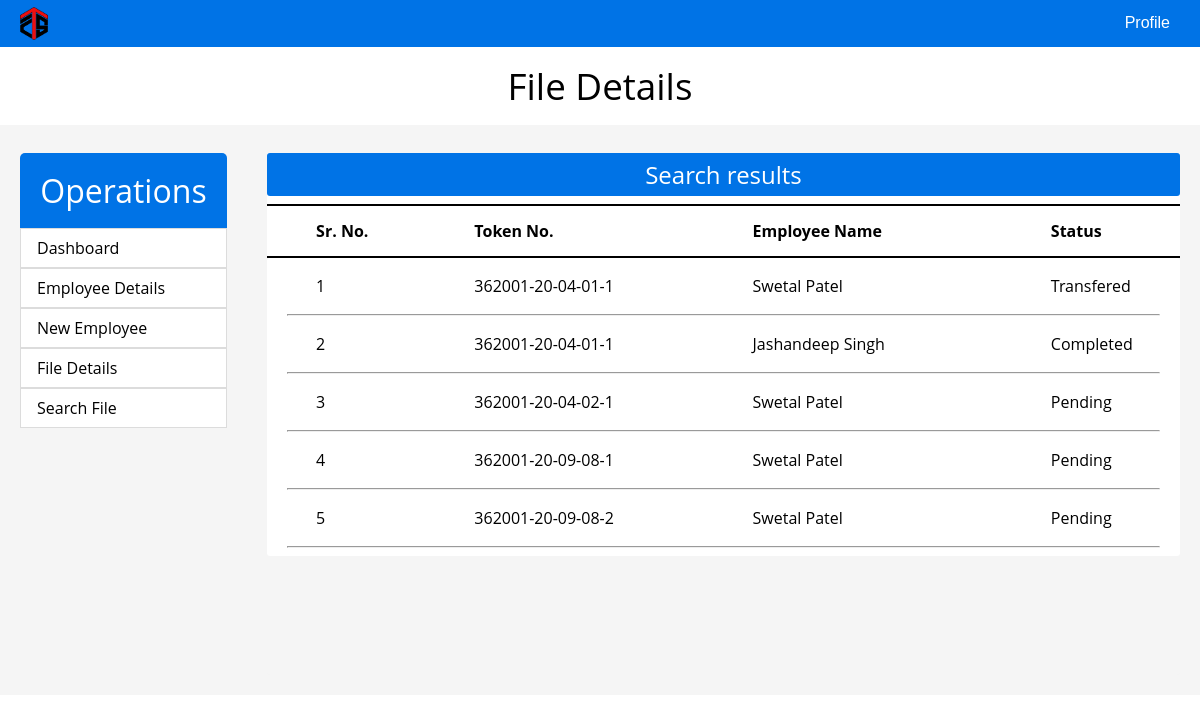
The app's page /admin/searchresulta.php with its own data.
### tables this page shows
CREATE TABLE `document_status` (
  `document_id` int(11) NOT NULL,
  `token_id` varchar(20) NOT NULL,
  `department_id` int(20) NOT NULL,
  `status` char(15) NOT NULL,
  `apply_date` date NOT NULL,
  `complete_date` date NOT NULL,
  `document_comment` varchar(250) NOT NULL,
  `from_employee_id` int(10) DEFAULT NULL,
  `c_employee_id` int(20) NOT NULL,
  `to_employee_id` int(10) DEFAULT NULL
);

CREATE TABLE `employee_details` (
  `employee_id` int(6) NOT NULL,
  `employee_name` varchar(60) NOT NULL,
  `department_id` int(3) NOT NULL,
  `gender` char(1) NOT NULL,
  `contact_no` bigint(10) NOT NULL,
  `designation` varchar(30) NOT NULL,
  `address` varchar(250) NOT NULL,
  `pincode` int(6) NOT NULL,
  `email_id` varchar(40) NOT NULL,
  `role` int(2) NOT NULL
);

### admin/searchresulta.php (the view)
<?php include("headera.php");?>
<link rel="stylesheet" href="assets/css/basic.css" />
</head>
<body>
  <section>
      <?php include("menua.php");?>
  </section>
  <section>
    <h1>File Details</h1>
    <div class="container">
      <div class="operations">
        <ul>
          <li>Operations</li>
        </ul>
        <div class="op-items"><a href="indexa.php">Dashboard</a></div>
        <div class="op-items"><a href="employeedetailsa.php">Employee Details</a></div>
        <div class="op-items"><a href="newemployeea.php">New Employee</a></div>
        <div class="op-items"><a href="filedetailsa.php">File Details</a></div>
        <div class="op-items"><a href="searcha.php">Search File</a></div>
      </div>
      <div class="info">
        <div class="details-container">
          <div class="details-title">
            <h2>Search results</h2>
          </div>
        <div class="row-details" style="border-top:2px solid black;
          border-bottom:2px solid black;">
            <div class="span sr"><h4>Sr. No.</h4></div>
            <div class="span token-id"><h4>Token No.</h4></div>
            <div class="span name"><h4>Employee Name</h4></div>
            <div class="span status"><h4>Status</h4></div>
          </div>
        </div>
            <div class="details">
            <?php
              include("../dao.php");
              $count = 1;
              $sql = "select token_id,c_employee_id,status from document_status";
              $result = mysqli_query($connection,$sql);
              while($row = mysqli_fetch_assoc($result)){
              $employee_id = $row['c_employee_id'];
              $employeesql = "select employee_name from employee_details where employee_id='$employee_id'";
              $result2 = mysqli_query($connection,$employeesql);
              $row2 = mysqli_fetch_assoc($result2);
              ?>
              <div class="row-details">
                <div class="span sr"><?php echo $count;?></div>
                <div class="span token-id"><?php echo $row['token_id']; ?></div>
                <div class="span name"><?php echo $row2['employee_name']; ?></div>
                <div class="span status"><?php echo $row['status']; ?></div>
              </div>
                <hr class="special-hr">
              <?php
              $count = $count + 1;
              }
              ?>
        </div>
      </div>
    </div>
  </section>
</body>
</html>

### admin/assets/css/stylea.css (style rules this page uses)
html { scroll-behavior: smooth; }
* { box-sizing: border-box; }
body { margin: 0; padding: 0; font-family: "Open sans", sans-serif; }

### admin/assets/css/basic.css (style rules this page uses)
h1 { padding: 0; line-height: 3rem; text-align: center; margin: 15px; font-size: 2.3rem; font-weight: 400; }
h2 { padding: 5px 0px; margin: 0px 0px; font-weight: 400; }
h4 { padding: 5px 0px; margin: 0px 0px; }
.container { position: fixed; height: 570px; display: flex; margin: 0; padding: 0.5rem 0 0 0; background-color: rgb(245, 245, 245); width: 100%; }
.operations { width: 17rem; height: 15rem; margin: 20px; border-radius: 5px; background-color: rgb(0, 115, 230); }
.operations ul { margin: 0px 0px; padding: 0px 0px 0px 0px; }
.operations li { list-style: none; border-top-left-radius: 5px solid rgb(220, 220, 220); border-top-right-radius: 5px solid rgb(220, 220, 220); padding: 1rem; color: white; font-size: 2rem; text-align: center; }
.op-items a { display: block; text-decoration: none; background-color: white; color: black; font-size: 1rem; margin: 0px 0px; width: 100%; border: 0.4px solid rgb(220, 220, 220); padding: 0.5rem 0.5rem 0.5rem 1rem; text-align: left; }
.info { margin: 20px; display: flex; flex-direction: column; width: 100%; background-color: rgb(245, 245, 245); border-radius: 3px; }
.details { margin: 0; background-color: white; border-radius: 3px; overflow: auto; scroll-behavior: smooth; }
.details-title { color: white; margin: 0px; text-align: center; background-color: rgb(0, 115, 230); border-radius: 3px; }
.special-hr { margin: 8px 20px; }
.details-container { background-color: white; }
.row-details { display: flex; justify-content: space-around; background-color:white; margin-top: 8px; padding: 5px 0; line-height:30px; }
.sr { width: 60px; }
.token-id { width: 180px; }
.status { width:80px; }
.name { width:200px; }

### records on screen
document_status: token "362001-20-04-01-1", employee_details.employee_name "Swetal Patel", status "Transfered"
document_status: token "362001-20-04-01-1", employee_details.employee_name "Jashandeep Singh", status "Completed"
document_status: token "362001-20-04-02-1", employee_details.employee_name "Swetal Patel", status "Pending"
document_status: token "362001-20-09-08-1", employee_details.employee_name "Swetal Patel", status "Pending"
document_status: token "362001-20-09-08-2", employee_details.employee_name "Swetal Patel", status "Pending"
